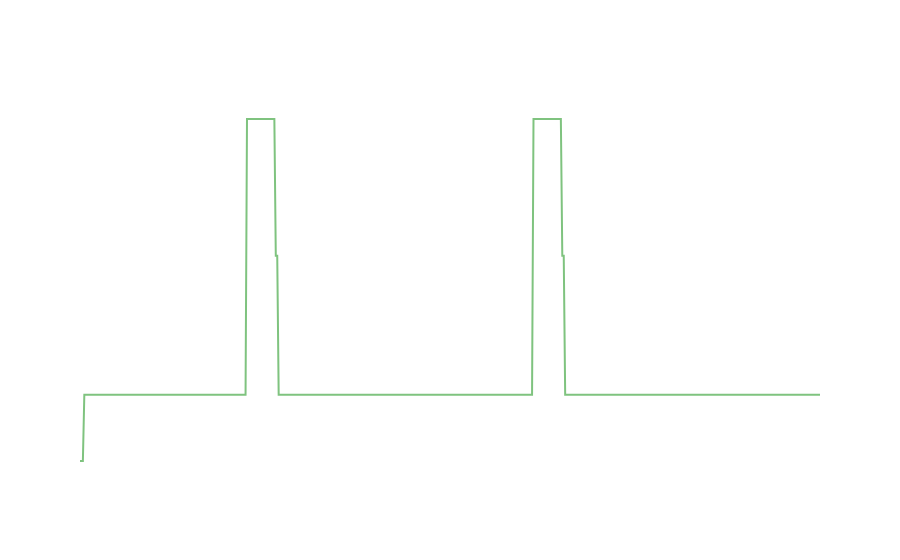
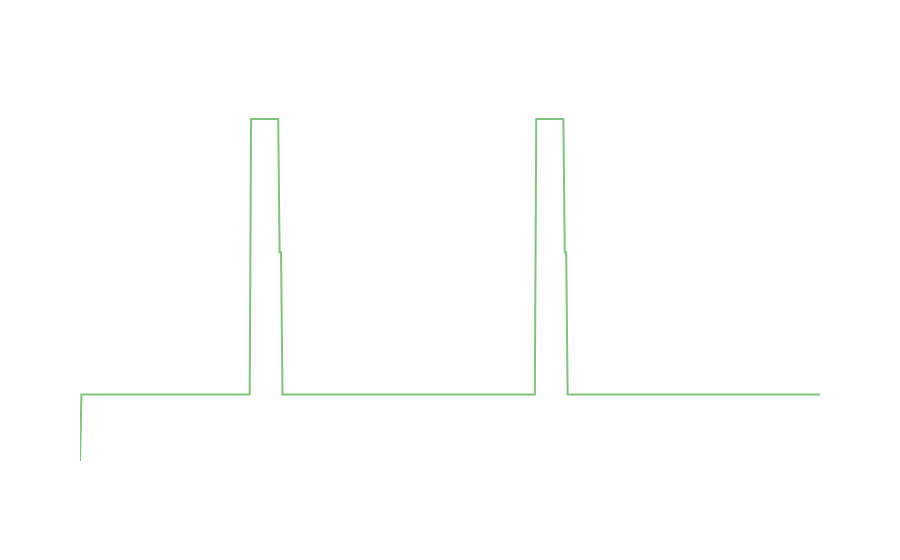
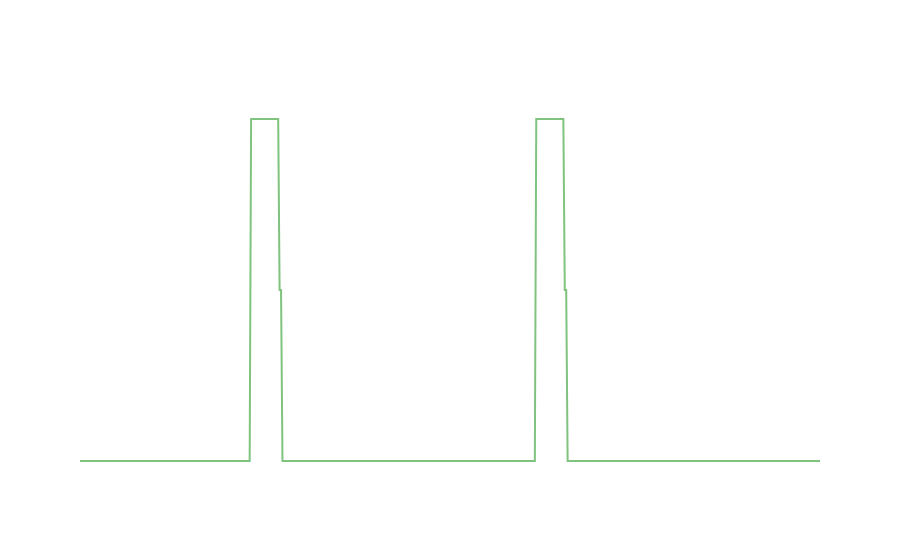

Here is the notebook cell these charts were saved with, in order:
### Code cell
counter = 0
for start in ride_df['start_time'].unique():
    counter += 1
    user_resistance(3599, start)
    if counter == 5:
        break

### Figure 1 — Plotly figure (JSON) as saved in the notebook; plotly's stock layout.template omitted (floating-point values rounded to 4 significant figures; data arrays with more than 128 entries replaced by an {"elided": "..."} marker saying what was removed)
{"data": [{"hovertemplate": "Time (s)=%{x}<br>resistance=%{y}<extra></extra>", "legendgroup": "", "line": {"color": "#7fc37f", "dash": "solid"}, "marker": {"symbol": "circle"}, "mode": "lines", "name": "", "orientation": "v", "showlegend": false, "type": "scatter", "x": {"elided": "515 int values"}, "xaxis": "x", "y": {"elided": "515 int values"}, "yaxis": "y"}], "layout": {"font": {"color": "white"}, "legend": {"tracegroupgap": 0}, "paper_bgcolor": "rgba(0,0,0,0)", "plot_bgcolor": "rgba(0,0,0,0)", "title": {"text": "Resistance"}, "xaxis": {"anchor": "y", "domain": [0, 1], "title": {"text": "Time (s)"}}, "yaxis": {"anchor": "x", "domain": [0, 1], "title": {"text": "resistance"}}}}

### Figure 2 — Plotly figure (JSON) as saved in the notebook; plotly's stock layout.template omitted (floating-point values rounded to 4 significant figures; data arrays with more than 128 entries replaced by an {"elided": "..."} marker saying what was removed)
{"data": [{"hovertemplate": "Time (s)=%{x}<br>resistance=%{y}<extra></extra>", "legendgroup": "", "line": {"color": "#7fc37f", "dash": "solid"}, "marker": {"symbol": "circle"}, "mode": "lines", "name": "", "orientation": "v", "showlegend": false, "type": "scatter", "x": {"elided": "520 int values"}, "xaxis": "x", "y": {"elided": "520 int values"}, "yaxis": "y"}], "layout": {"font": {"color": "white"}, "legend": {"tracegroupgap": 0}, "paper_bgcolor": "rgba(0,0,0,0)", "plot_bgcolor": "rgba(0,0,0,0)", "title": {"text": "Resistance"}, "xaxis": {"anchor": "y", "domain": [0, 1], "title": {"text": "Time (s)"}}, "yaxis": {"anchor": "x", "domain": [0, 1], "title": {"text": "resistance"}}}}

### Figure 3 — Plotly figure (JSON) as saved in the notebook; plotly's stock layout.template omitted (floating-point values rounded to 4 significant figures; data arrays with more than 128 entries replaced by an {"elided": "..."} marker saying what was removed)
{"data": [{"hovertemplate": "Time (s)=%{x}<br>resistance=%{y}<extra></extra>", "legendgroup": "", "line": {"color": "#7fc37f", "dash": "solid"}, "marker": {"symbol": "circle"}, "mode": "lines", "name": "", "orientation": "v", "showlegend": false, "type": "scatter", "x": {"elided": "520 int values"}, "xaxis": "x", "y": {"elided": "520 int values"}, "yaxis": "y"}], "layout": {"font": {"color": "white"}, "legend": {"tracegroupgap": 0}, "paper_bgcolor": "rgba(0,0,0,0)", "plot_bgcolor": "rgba(0,0,0,0)", "title": {"text": "Resistance"}, "xaxis": {"anchor": "y", "domain": [0, 1], "title": {"text": "Time (s)"}}, "yaxis": {"anchor": "x", "domain": [0, 1], "title": {"text": "resistance"}}}}
